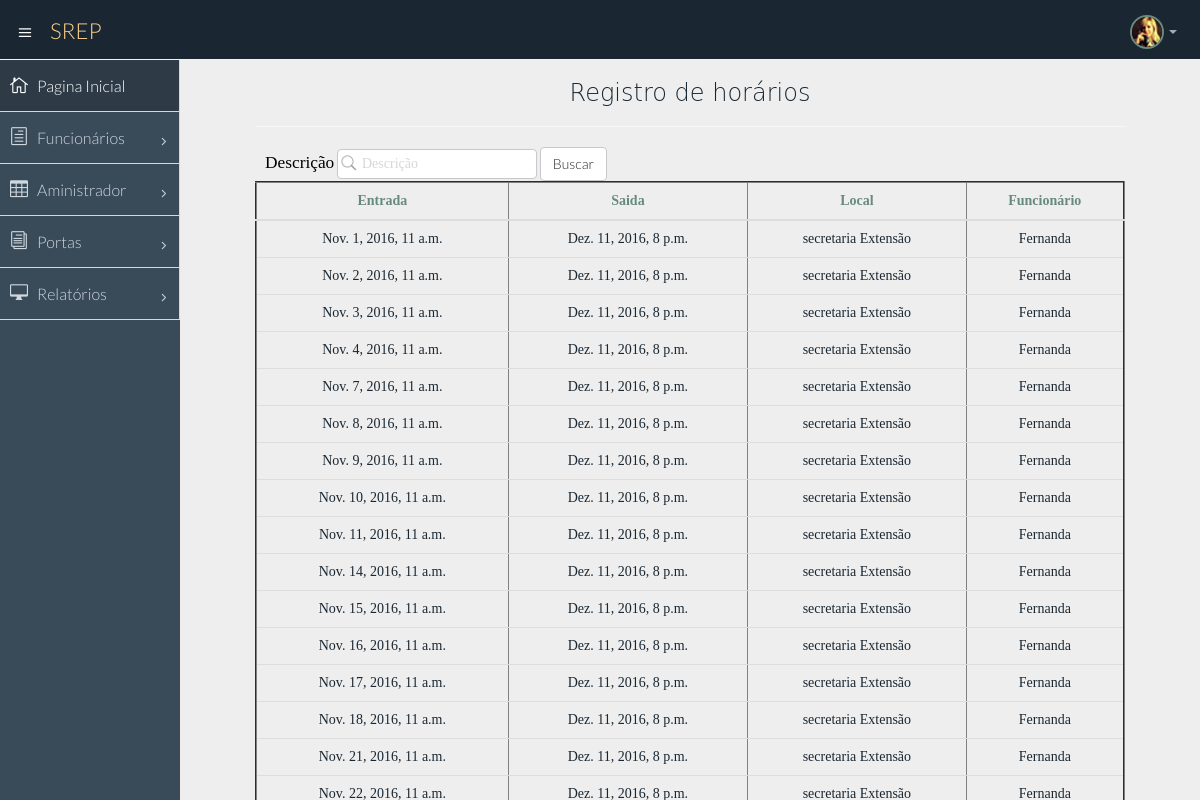
The page /funcionario/relatorio/5 (signed in) on the database its author committed.
### appPonto/models.py (models this page shows)
class RegistrarPonto(models.Model):
    entrada = models.DateTimeField(default=timezone.now)
    saida = models.DateTimeField(default=timezone.now)
    local = models.CharField("local",max_length=200)
    funcionario = models.ForeignKey(Funcionario,on_delete=models.PROTECT,verbose_name="Funcionario")
    class Meta: permissions = (('view_relatorio', 'Can see relatorio'),)

class Funcionario(User):
    nome = models.CharField("Nome", max_length=255)
    Email = models.EmailField("E-mail", max_length=200)
    telefone = models.CharField("Telefone", max_length=20)
    matricula = models.CharField("Matricula", max_length=10)
    senha = models.CharField(max_length=32)
    def __str__(self):
        return self.nome
    class Meta: permissions = (('view_funcionario', 'Can see funcionario'),)

### appPonto/views.py (the view)
@permission_required('appPonto.view_relatorio',login_url='erro_permissao')
def funcionario_relatorio(request,pk):
    funcionario = Funcionario.objects.get(id=pk)
    registroPonto = funcionario.registrarponto_set.all()
    return render(request,'RegistroPonto/exibirRegistroPontoFuncionario.html',{'registroPontos':registroPonto})

### templates/RegistroPonto/exibirRegistroPontoFuncionario.html
{% extends 'base.html' %}
{% block conteudo %}
    <center><h3>Registro de horários</h3></center>
    <hr>
    <form class="navbar-form navbar-left" role="search"method="get"action="">
        <div class="form-group">
            <label for="criterio">Descrição</label>
            <input type="text" id="criterio"name="criterio" value="{{ criterio }}" class="form-control"placeholder="Descrição">
        </div>
        <button type="submit" class="btn btn-default">Buscar</button>
    </form>
    <table border="2" class="table table-hover ">
        <thead>
            <tr>
                <th>Entrada</th>
                <th>Saida</th>
                <th>Local</th>
                <th>Funcionário</th>
            </tr>
        </thead>
        <tbody>
            {% for registroPonto in registroPontos %}
               <tr>
                   <td>
                    {{ registroPonto.entrada}}</td>
                <td>{{ registroPonto.saida}}</td>
                   <td>{{ registroPonto.local}}</td>
                   <td>{{ registroPonto.funcionario}}</td>
               </tr>
            {% endfor %}
        </tbody>
    </table>
{% endblock %}

### templates/base.html (style rules this page uses)
h3 { color: #1a2732; font-family: "Ubuntu Beta", "Bitstream Vera Sans", DejaVu Sans, Tahoma, sans-serif; }
table { color: #1a2732; font-family: "Comic Sans MS"; }
hr { background-color: darkblue; }
td { text-align:center; vertical-align:middle; }
th { text-align:center; vertical-align:middle; }
label { color:black; font-family: "Comic Sans MS"; font-size: 13pt; }
input { font-size: 12pt; font-family: "Abyssinica SIL"; }

### rows shown on the page
RegistrarPonto: entrada "Nov. 1, 2016, 11 a.m.", saida "Dez. 11, 2016, 8 p.m.", local "secretaria Extensão", funcionario "Fernanda"
RegistrarPonto: entrada "Nov. 2, 2016, 11 a.m.", saida "Dez. 11, 2016, 8 p.m.", local "secretaria Extensão", funcionario "Fernanda"
RegistrarPonto: entrada "Nov. 3, 2016, 11 a.m.", saida "Dez. 11, 2016, 8 p.m.", local "secretaria Extensão", funcionario "Fernanda"
RegistrarPonto: entrada "Nov. 4, 2016, 11 a.m.", saida "Dez. 11, 2016, 8 p.m.", local "secretaria Extensão", funcionario "Fernanda"
RegistrarPonto: entrada "Nov. 7, 2016, 11 a.m.", saida "Dez. 11, 2016, 8 p.m.", local "secretaria Extensão", funcionario "Fernanda"
RegistrarPonto: entrada "Nov. 8, 2016, 11 a.m.", saida "Dez. 11, 2016, 8 p.m.", local "secretaria Extensão", funcionario "Fernanda"
RegistrarPonto: entrada "Nov. 9, 2016, 11 a.m.", saida "Dez. 11, 2016, 8 p.m.", local "secretaria Extensão", funcionario "Fernanda"
RegistrarPonto: entrada "Nov. 10, 2016, 11 a.m.", saida "Dez. 11, 2016, 8 p.m.", local "secretaria Extensão", funcionario "Fernanda"
RegistrarPonto: entrada "Nov. 11, 2016, 11 a.m.", saida "Dez. 11, 2016, 8 p.m.", local "secretaria Extensão", funcionario "Fernanda"
RegistrarPonto: entrada "Nov. 14, 2016, 11 a.m.", saida "Dez. 11, 2016, 8 p.m.", local "secretaria Extensão", funcionario "Fernanda"
RegistrarPonto: entrada "Nov. 15, 2016, 11 a.m.", saida "Dez. 11, 2016, 8 p.m.", local "secretaria Extensão", funcionario "Fernanda"
RegistrarPonto: entrada "Nov. 16, 2016, 11 a.m.", saida "Dez. 11, 2016, 8 p.m.", local "secretaria Extensão", funcionario "Fernanda"
RegistrarPonto: entrada "Nov. 17, 2016, 11 a.m.", saida "Dez. 11, 2016, 8 p.m.", local "secretaria Extensão", funcionario "Fernanda"
RegistrarPonto: entrada "Nov. 18, 2016, 11 a.m.", saida "Dez. 11, 2016, 8 p.m.", local "secretaria Extensão", funcionario "Fernanda"
RegistrarPonto: entrada "Nov. 21, 2016, 11 a.m.", saida "Dez. 11, 2016, 8 p.m.", local "secretaria Extensão", funcionario "Fernanda"
RegistrarPonto: entrada "Nov. 22, 2016, 11 a.m.", saida "Dez. 11, 2016, 8 p.m.", local "secretaria Extensão", funcionario "Fernanda"
